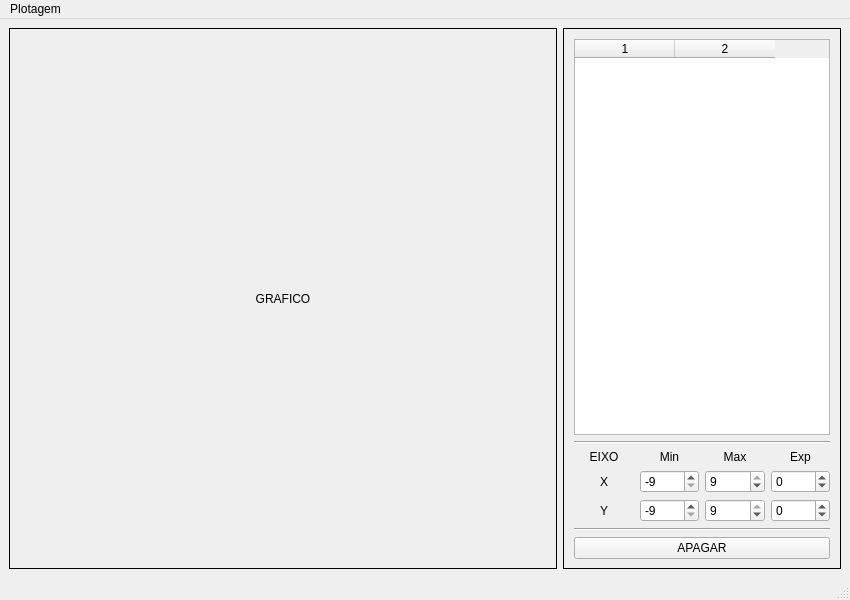
<?xml version="1.0" encoding="UTF-8"?>
<ui version="4.0">
 <class>MainPlotador</class>
 <widget class="QMainWindow" name="MainPlotador">
  <property name="geometry">
   <rect>
    <x>0</x>
    <y>0</y>
    <width>850</width>
    <height>600</height>
   </rect>
  </property>
  <property name="windowTitle">
   <string>Plotador de funções</string>
  </property>
  <widget class="QWidget" name="centralwidget">
   <layout class="QHBoxLayout" name="horizontalLayout">
    <item>
     <widget class="Grafico" name="grafico">
      <property name="sizePolicy">
       <sizepolicy hsizetype="Expanding" vsizetype="Expanding">
        <horstretch>0</horstretch>
        <verstretch>0</verstretch>
       </sizepolicy>
      </property>
      <property name="minimumSize">
       <size>
        <width>540</width>
        <height>540</height>
       </size>
      </property>
      <property name="frameShape">
       <enum>QFrame::Shape::Box</enum>
      </property>
      <property name="text">
       <string>GRAFICO</string>
      </property>
      <property name="alignment">
       <set>Qt::AlignmentFlag::AlignCenter</set>
      </property>
     </widget>
    </item>
    <item>
     <widget class="QFrame" name="frame">
      <property name="sizePolicy">
       <sizepolicy hsizetype="Fixed" vsizetype="MinimumExpanding">
        <horstretch>0</horstretch>
        <verstretch>0</verstretch>
       </sizepolicy>
      </property>
      <property name="minimumSize">
       <size>
        <width>250</width>
        <height>540</height>
       </size>
      </property>
      <property name="maximumSize">
       <size>
        <width>16777215</width>
        <height>16777215</height>
       </size>
      </property>
      <property name="frameShape">
       <enum>QFrame::Shape::Box</enum>
      </property>
      <property name="frameShadow">
       <enum>QFrame::Shadow::Plain</enum>
      </property>
      <layout class="QVBoxLayout" name="verticalLayout">
       <property name="leftMargin">
        <number>10</number>
       </property>
       <property name="topMargin">
        <number>10</number>
       </property>
       <property name="rightMargin">
        <number>10</number>
       </property>
       <item>
        <widget class="QTableWidget" name="tableFuncoes">
         <property name="tabKeyNavigation">
          <bool>false</bool>
         </property>
         <property name="selectionMode">
          <enum>QAbstractItemView::SelectionMode::NoSelection</enum>
         </property>
         <property name="columnCount">
          <number>2</number>
         </property>
         <attribute name="verticalHeaderVisible">
          <bool>false</bool>
         </attribute>
         <column/>
         <column/>
        </widget>
       </item>
       <item>
        <widget class="Line" name="line1">
         <property name="orientation">
          <enum>Qt::Orientation::Horizontal</enum>
         </property>
        </widget>
       </item>
       <item>
        <layout class="QGridLayout" name="gridLimites">
         <item row="0" column="2">
          <widget class="QLabel" name="labelMax">
           <property name="text">
            <string>Max</string>
           </property>
           <property name="alignment">
            <set>Qt::AlignmentFlag::AlignCenter</set>
           </property>
          </widget>
         </item>
         <item row="0" column="1">
          <widget class="QLabel" name="labelMin">
           <property name="text">
            <string>Min</string>
           </property>
           <property name="alignment">
            <set>Qt::AlignmentFlag::AlignCenter</set>
           </property>
          </widget>
         </item>
         <item row="0" column="0">
          <widget class="QLabel" name="labelEixo">
           <property name="text">
            <string>EIXO</string>
           </property>
           <property name="alignment">
            <set>Qt::AlignmentFlag::AlignCenter</set>
           </property>
          </widget>
         </item>
         <item row="1" column="0">
          <widget class="QLabel" name="labelX">
           <property name="text">
            <string>X</string>
           </property>
           <property name="alignment">
            <set>Qt::AlignmentFlag::AlignCenter</set>
           </property>
          </widget>
         </item>
         <item row="2" column="0">
          <widget class="QLabel" name="labelY">
           <property name="text">
            <string>Y</string>
           </property>
           <property name="alignment">
            <set>Qt::AlignmentFlag::AlignCenter</set>
           </property>
          </widget>
         </item>
         <item row="0" column="3">
          <widget class="QLabel" name="labelExp">
           <property name="text">
            <string>Exp</string>
           </property>
           <property name="alignment">
            <set>Qt::AlignmentFlag::AlignCenter</set>
           </property>
          </widget>
         </item>
         <item row="1" column="1">
          <widget class="QSpinBox" name="spinMinX">
           <property name="minimum">
            <number>-9</number>
           </property>
           <property name="maximum">
            <number>8</number>
           </property>
           <property name="value">
            <number>-9</number>
           </property>
          </widget>
         </item>
         <item row="1" column="2">
          <widget class="QSpinBox" name="spinMaxX">
           <property name="minimum">
            <number>-8</number>
           </property>
           <property name="maximum">
            <number>9</number>
           </property>
           <property name="value">
            <number>9</number>
           </property>
          </widget>
         </item>
         <item row="1" column="3">
          <widget class="QSpinBox" name="spinExpX">
           <property name="minimum">
            <number>-9</number>
           </property>
           <property name="maximum">
            <number>9</number>
           </property>
          </widget>
         </item>
         <item row="2" column="1">
          <widget class="QSpinBox" name="spinMinY">
           <property name="minimum">
            <number>-9</number>
           </property>
           <property name="maximum">
            <number>8</number>
           </property>
           <property name="value">
            <number>-9</number>
           </property>
          </widget>
         </item>
         <item row="2" column="2">
          <widget class="QSpinBox" name="spinMaxY">
           <property name="minimum">
            <number>-8</number>
           </property>
           <property name="maximum">
            <number>9</number>
           </property>
           <property name="value">
            <number>9</number>
           </property>
          </widget>
         </item>
         <item row="2" column="3">
          <widget class="QSpinBox" name="spinExpY">
           <property name="minimum">
            <number>-9</number>
           </property>
           <property name="maximum">
            <number>9</number>
           </property>
          </widget>
         </item>
        </layout>
       </item>
       <item>
        <widget class="Line" name="line2">
         <property name="orientation">
          <enum>Qt::Orientation::Horizontal</enum>
         </property>
        </widget>
       </item>
       <item>
        <widget class="QPushButton" name="pushApagar">
         <property name="text">
          <string>APAGAR</string>
         </property>
        </widget>
       </item>
      </layout>
     </widget>
    </item>
   </layout>
  </widget>
  <widget class="QMenuBar" name="menubar">
   <property name="geometry">
    <rect>
     <x>0</x>
     <y>0</y>
     <width>850</width>
     <height>23</height>
    </rect>
   </property>
   <widget class="QMenu" name="menuPlotagem">
    <property name="title">
     <string>Plotagem</string>
    </property>
    <addaction name="actionFun_o"/>
    <addaction name="actionApagar"/>
    <addaction name="separator"/>
    <addaction name="actionSair"/>
   </widget>
   <addaction name="menuPlotagem"/>
  </widget>
  <widget class="QStatusBar" name="statusbar"/>
  <action name="actionFun_o">
   <property name="text">
    <string>Função...</string>
   </property>
  </action>
  <action name="actionApagar">
   <property name="text">
    <string>Apagar</string>
   </property>
  </action>
  <action name="actionSair">
   <property name="text">
    <string>Sair</string>
   </property>
  </action>
 </widget>
 <customwidgets>
  <customwidget>
   <class>Grafico</class>
   <extends>QLabel</extends>
   <header>grafico.h</header>
  </customwidget>
 </customwidgets>
 <resources/>
 <connections/>
</ui>
